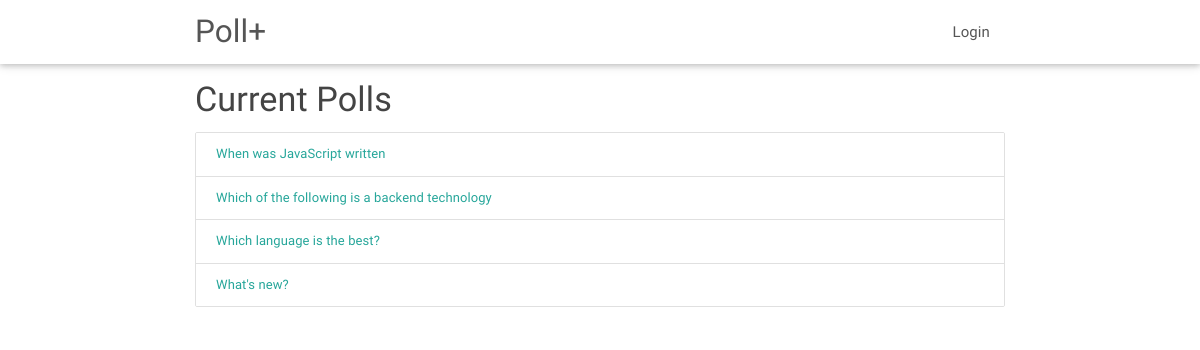
/polls/, run on an earlier commit of the app's database.
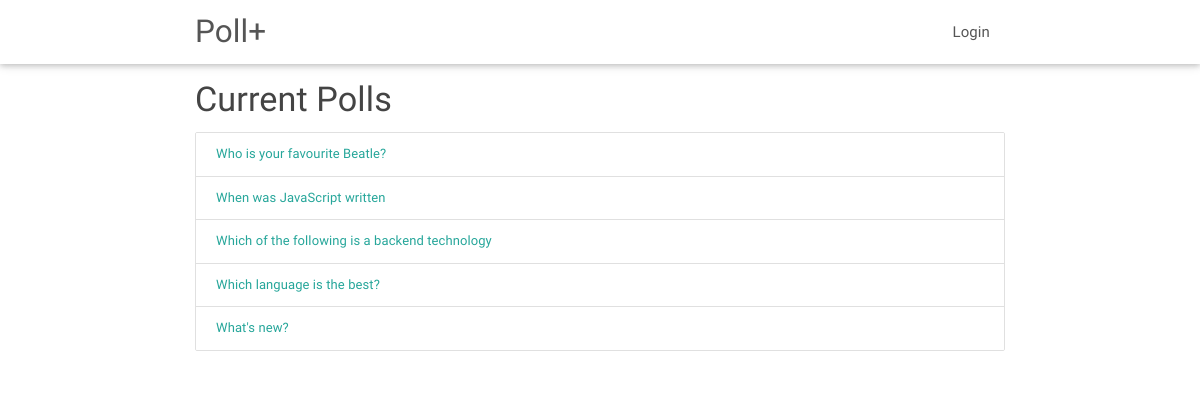
And on a later commit of the database.
### polls/models.py (models this page shows, shortened)
class Question(models.Model):
	question_text = models.CharField(max_length=200)
	pub_date = models.DateTimeField('date published')
	def was_published_recently(self):
		now = timezone.now()
		return now - datetime.timedelta(days=1) <= self.pub_date <= now
	was_published_recently.admin_order_field = 'pub_date'
	was_published_recently.boolen = True
	was_published_recently.short_description = 'Published recently?'

### polls/views.py (the view)
class IndexView(generic.ListView):
	template_name = 'polls/index.html'
	context_object_name = 'latest_questions'
	def get_queryset(self):
		return Question.objects.filter(
			pub_date__lte=timezone.now()
		).order_by('-pub_date')[:5]

### polls/templates/polls/index.html
{% extends 'polls/layout.html' %}
{% block content %}
	{% if latest_questions %}
		<h4>Current Polls</h4>
		<div class="collection">
	 	{% for question in latest_questions %}
	 		<a class="collection-item" href="{% url 'polls:detail' question.id %}">{{ question.question_text }}</a>
	 	{% endfor %}
	 	</div>
	{% else %}
		<p>No polls are available.</p>
	{% endif %}
{% endblock %}

What changed in the data, as far as the page shows it:
added Question: question_text "Who is your favourite Beatle?"
